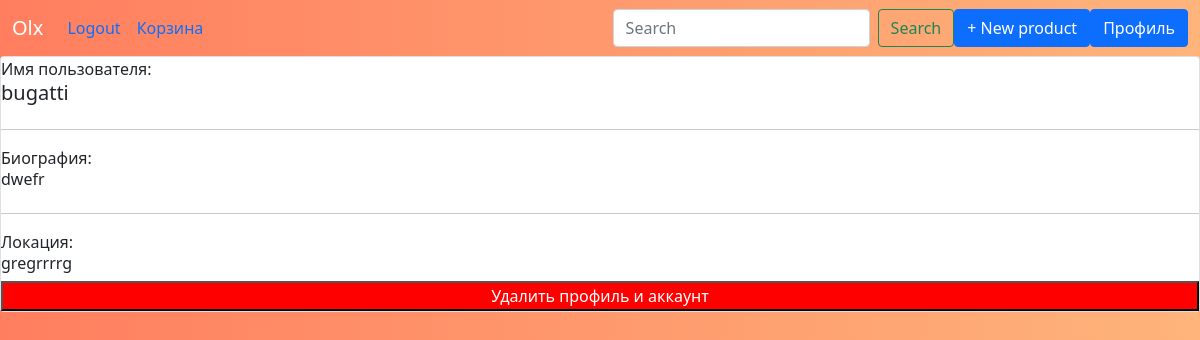
The app's page /profile/ (signed in) with its own data.
### olx/models.py (models this page shows, shortened)
class Profile(models.Model):
    user = models.OneToOneField(User, on_delete=models.CASCADE, verbose_name='Пользователь')
    name = models.CharField('Имя', max_length=255)
    bio = models.TextField(blank=True, null=True)
    location = models.CharField('Местонахождение', max_length=100, default='Не указано')

### olx/views.py (the view)
# urls.py: path('profile/', views.profile, name='profile'),
def profile(request):
    if not request.user.is_authenticated:
        return redirect('login')
    profile, created = Profile.objects.get_or_create(user=request.user)
    if request.method == "POST":
        if "delete_profile" in request.POST:
            user = request.user
            profile.delete()
            user.delete()  # Удаляем самого пользователя
            logout(request)  # Разлогиниваем пользователя
            return redirect('index')  # Перенаправляем на главную
        else:
            form = ProfileForm(request.POST, instance=profile)
            if form.is_valid():
                form.save()
                return redirect('profile')
    else:
        form = ProfileForm(instance=profile)
    return render(request, 'olx/profile.html', {'profile': profile, 'form': form})

### olx/forms.py (shortened to what this page needs)
class ProfileForm(forms.ModelForm):
    name = forms.CharField(label="Имя", required=True, widget=forms.TextInput(attrs={'class' : 'form-control footer-input margin-b-20'}))
    bio = forms.CharField(label="Биография", required=True, widget=forms.Textarea(attrs={'class' : 'form-control footer-input margin-b-20'}))
    location = forms.CharField(label="Локация", required=True, widget=forms.TextInput(attrs={'class' : 'form-control footer-input margin-b-20'}))
    class Meta:
        model = Profile
        fields = ("name", "bio", "location")

### olx/templates/olx/profile.html (shortened to what this page needs)
{% extends 'base.html' %}
{% load static %}
{% block content %}
<form method="POST" action="">
    {% if profile.name and profile.bio and profile.location %}
        <div class="card">
            Имя пользователя:
            {% if profile.name %}
                <h5>{{ profile.name }}</h5>
            {% else %}
                <h5>Не указано</h5>
            {% endif %}
            <hr>
            Биография:
            {% if profile.bio %}
                <h6>{{ profile.bio }}</h6>
            {% else %}
                <h6>Нет биографии</h6>
            {% endif %}
            <hr>
            Локация:
            {% if profile.location %}
                <h6>{{ profile.location }}</h6>
            {% else %}
                <h6>Не указано</h6>
            {% endif %}
            <form method="POST">
                <button class="button" type="submit" name="delete_profile" style="background-color: red; color: white;">
                    Удалить профиль и аккаунт
                </button>
            </form>
        </div>
    {% else %}
        <h2>Создайте Профиль</h2>
        <hr>
        {{ form.as_p }}
        <button type="submit">Сохранить</button>
    {% endif %}
</form>
{% endblock %}

### olx/static/css/style.css (style rules this page uses)
body { background: linear-gradient(to right, #ff7e5f, #feb47b); }
.card { display: flex; flex-wrap: wrap; }

### records on screen
Profile: name "bugatti", bio "dwefr", location "gregrrrrg"
